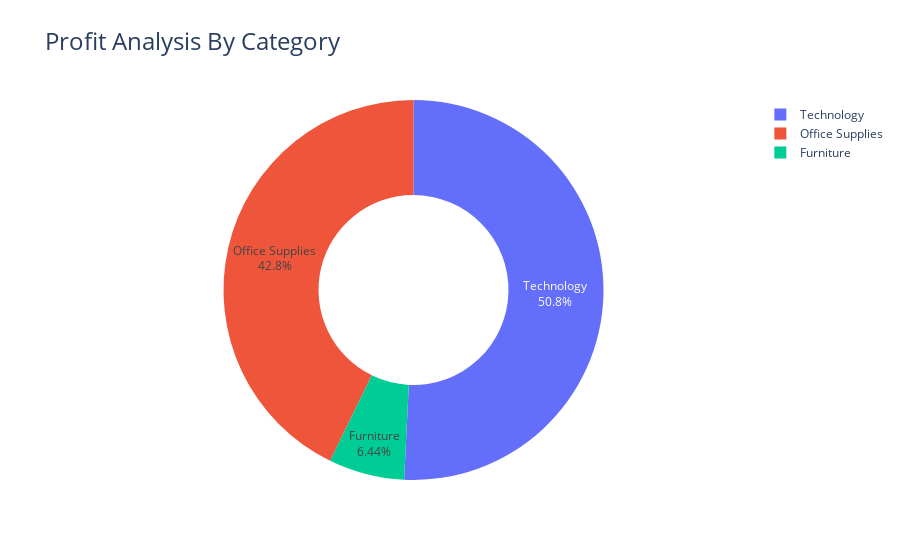

The notebook cell saved with this chart:
### Code cell
# figure in pie graph
fig=px.pie(profit_by_category,
            values="Profit",
           names="Category",
            title="profit by categories",
          hole=0.5)
fig.update_traces(textposition="inside",textinfo="percent+label")
fig.update_layout(title_text="Profit Analysis By Category", title_font=dict(size=24))

fig.show()

### Figure 1 — Plotly figure (JSON) as saved in the notebook; plotly's stock layout.template omitted (floating-point values rounded to 4 significant figures)
{"data": [{"domain": {"x": [0, 1], "y": [0, 1]}, "hole": 0.5, "hovertemplate": "Category=%{label}<br>Profit=%{value}<extra></extra>", "labels": ["Furniture", "Office Supplies", "Technology"], "legendgroup": "", "name": "", "showlegend": true, "textinfo": "percent+label", "textposition": "inside", "type": "pie", "values": [18450.0, 122500.0, 145500.0]}], "layout": {"autosize": true, "legend": {"tracegroupgap": 0}, "title": {"font": {"size": 24}, "text": "Profit Analysis By Category"}}}
